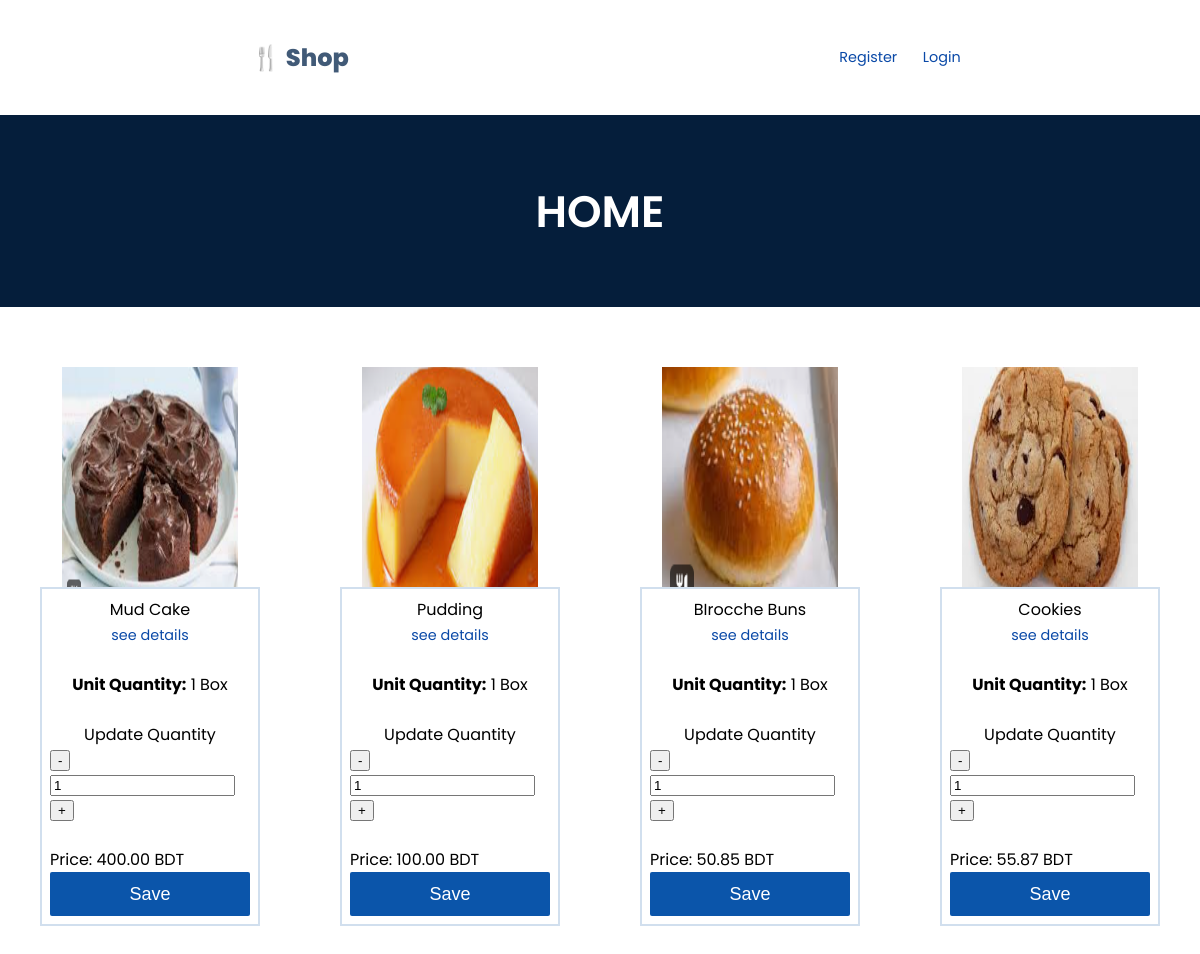
The app's page /, older data.
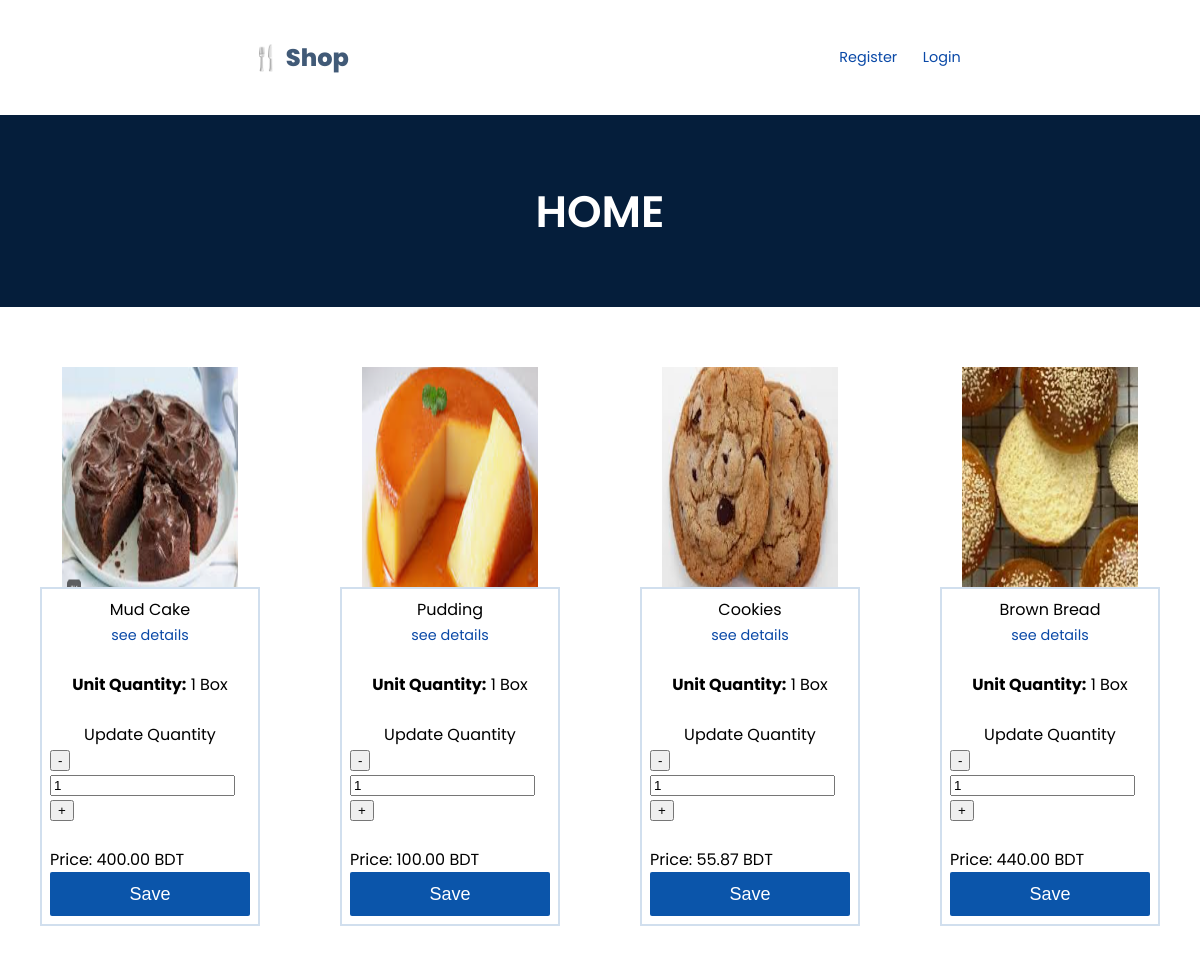
The same page, newer data.
### store/models.py (models this page shows, shortened)
class Product(models.Model):
    name = models.CharField(max_length=100)
    details = models.TextField(blank=True, null=True)
    image = models.ImageField(upload_to='product_images/', blank=True, null=True)
    price = models.DecimalField(max_digits=10, decimal_places=2)
    quantity = models.PositiveIntegerField(default=1)

### store/views.py (the view)
# urls.py: 2. Add a URL to urlpatterns:  path('', views.home, name='home')
def home(request):
    products = Product.objects.all()
    return render(request, 'home.html', {'products':products})

### store/templates/home.html (shortened to what this page needs)
{% load static %}
<!DOCTYPE html>
<html lang="en">
<head>
  <link rel="stylesheet" href="{% static 'css/home.css'%}">
</head>
<body>
  <nav>
    <div class="logo" >&#127860; Shop</div>
      <div class="nav-r">
        {% if user.is_authenticated %}
        <a href="user">My Profile</a>
        <a href="{% url 'logout' %}">Logout</a>
        <a href="{% url 'cart'%}">Cart</a>
        {% else %}
        <a href="/register/">Register</a>  <a href="/login/">Login</a>
        {% endif %}
      </div>
  </nav>
  <div class="hero">
    HOME
  </div>
  <div class="products">
    {% if products %}
    {% for product in products %}
     <div class="product">
      <div class="product_img"><img src="{{ product.image.url }}" alt=""></div>
      <div class="product_info">
          <div class="product_name">{{ product.name }}</div>
          <div class="product_details"><a href="#">see details</a></div> <br>
          <div class="product_qty_default"><strong>Unit Quantity:</strong> {{ product.quantity }} Box</div> <br>
          <div class="txt">Update Quantity</div>
          <form action="{% url 'save_product' product.id %}" method="post">
              <div class="product_qty">
                  <button type="button" class="sub_product">-</button>
                  <input type="number" name="quantity" min="1" required>
                  <button type="button" class="add_product">+</button>
              </div>
              <br>
              <div class="product_price">Price: {{ product.price }} BDT</div>
              <button type="submit" class="product_btn">Save</button>
          </form>
      </div>
  </div>
    {% endfor %}
  {% endif %}
</body>
</html>

Row changes from the older to the newer data that the page shows:
removed Product: image (picture), name "BIrocche Buns", quantity "1", price "50.85"
added Product: image (picture), name "Brown Bread", quantity "1", price "440.00"
